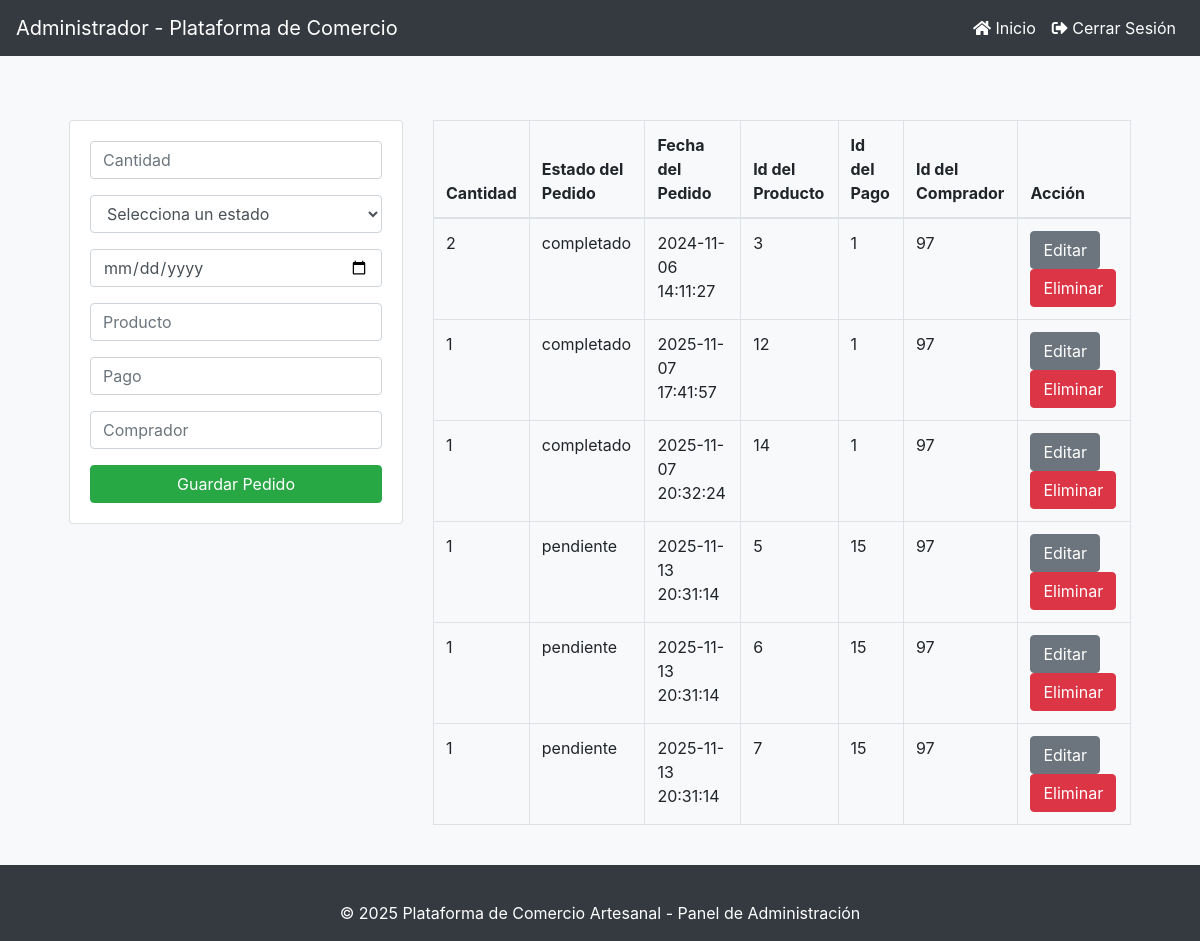
Before: /Dashboard/Funciones_db/Crud_administrador/pedidos/index.php with the older database file.
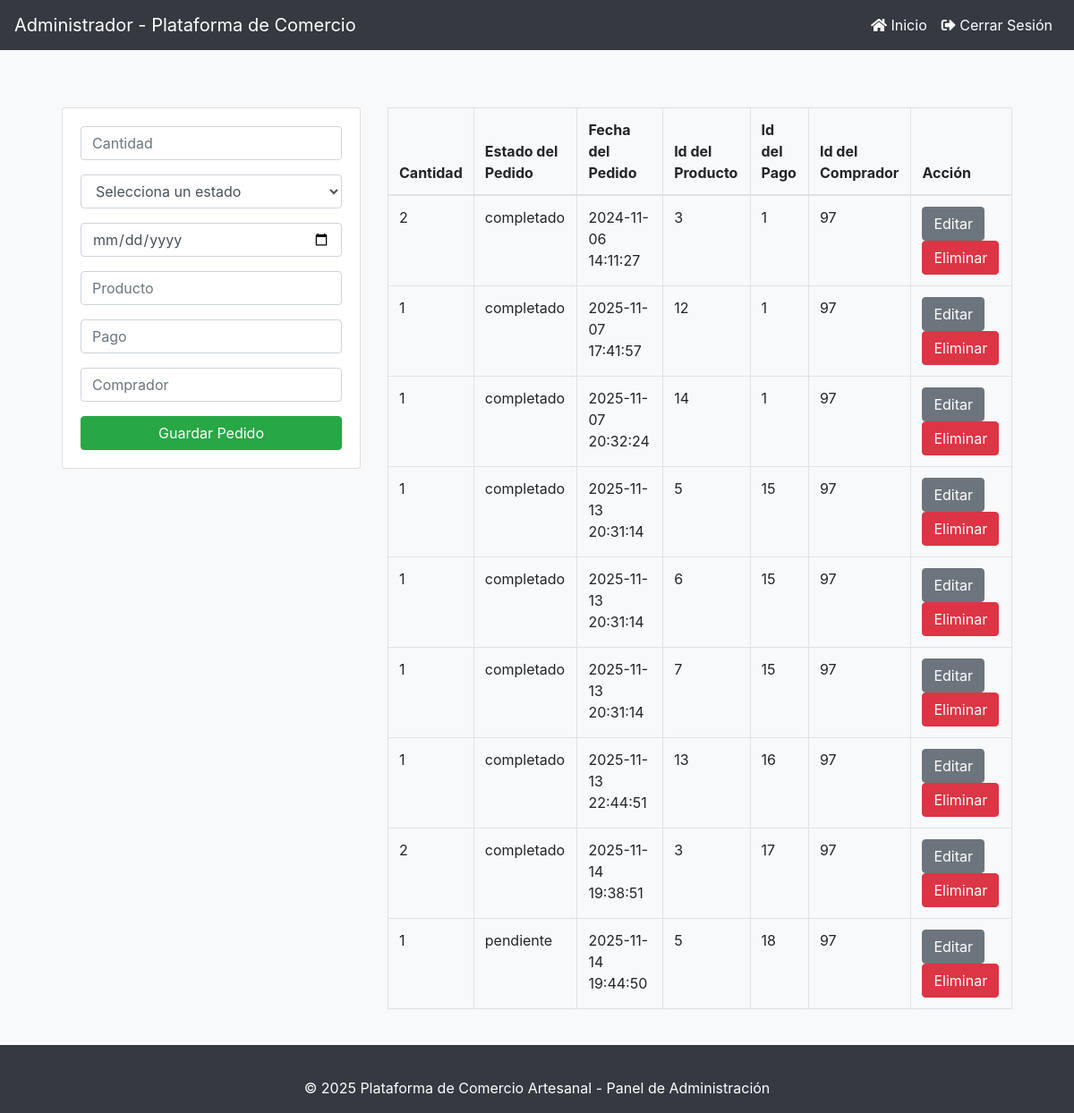
After: the same page with the newer database file.
### tables this page shows
CREATE TABLE `pedido_carrito` (
  `id_pedido_carrito` int(11) NOT NULL,
  `cantidad` int(11) NOT NULL,
  `estado_pedido` enum('pendiente','completado','cancelado') NOT NULL,
  `fecha_pedido` datetime NOT NULL,
  `costo_envio` decimal(10,2) DEFAULT NULL,
  `pdf_factura` blob DEFAULT NULL,
  `id_producto` int(11) NOT NULL,
  `id_pago` int(11) NOT NULL,
  `id_comprador` int(11) NOT NULL,
  `id_ubicacion` int(11) NOT NULL
);

### Dashboard/Funciones_db/Crud_administrador/pedidos/index.php (the view, shortened to what this page needs)
<?php include('../includes/db.php'); ?>
<?php include('../includes/header.php'); ?>
<main class="container p-4">
    <div class="row">
        <div class="col-md-4">
            <div class="card card-body">
                <form action="save.php" method="POST">
                    <div class="form-group mb-3">
                        <input type="number" name="cantidad" class="form-control" placeholder="Cantidad" required autofocus>
                    </div>
                    <div class="form-group mb-3">
                        <select name="estado_pedido" class="form-control" required>
                            <option value="">Selecciona un estado</option>
                        </select>
                    </div>
                    <div class="form-group mb-3">
                        <input type="date" name="fecha_pedido" class="form-control" placeholder="Fecha del Pedido" required>
                    </div>
                    <div class="form-group mb-3">
                        <input type="number" name="id_producto" class="form-control" placeholder="Producto" required>
                    </div>
                    <div class="form-group mb-3">
                        <input type="number" name="id_pago" class="form-control" placeholder="Pago" required>
                    </div>
                    <div class="form-group mb-3">
                        <input type="number" name="id_comprador" class="form-control" placeholder="Comprador" required>
                    </div>
                    <input type="submit" class="btn btn-success btn-block" name="save" value="Guardar Pedido">
                </form>
            </div>
        </div>
        <div class="col-md-8">
            <table class="table table-bordered">
                <thead>
                    <tr>
                        <th>Cantidad</th>
                        <th>Estado del Pedido</th>
                        <th>Fecha del Pedido</th>
                        <th>Id del Producto</th>
                        <th>Id del Pago</th>
                        <th>Id del Comprador</th>
                        <th>Acción</th>
                    </tr>
                </thead>
                <tbody>
                    <?php
                    $query = "SELECT * FROM pedido_carrito";
                    $result_pedido_carrito = mysqli_query($conn, $query);
                    while($row = mysqli_fetch_assoc($result_pedido_carrito)) { ?>
                        <tr>
                            <td><?php echo $row['cantidad']; ?></td>
                            <td><?php echo $row['estado_pedido']; ?></td>
                            <td><?php echo $row['fecha_pedido']; ?></td>
                            <td><?php echo $row['id_producto']; ?></td>
                            <td><?php echo $row['id_pago']; ?></td>
                            <td><?php echo $row['id_comprador']; ?></td>
                            <td>
                                <a href="edit.php?id_pedido_carrito=<?php echo $row['id_pedido_carrito'] ?>" class="btn btn-secondary">
                                    Editar
                                </a>
                                <a href="delete.php?id_pedido_carrito=<?php echo $row['id_pedido_carrito'] ?>" class="btn btn-danger">
                                    Eliminar
                                </a>
                            </td>
                        </tr>
                    <?php } ?>
                </tbody>
            </table>
        </div>
    </div>
</main>
<?php include('../includes/footer.php'); ?>

### Dashboard/Funciones_db/Crud_administrador/includes/header.php (shortened to what this page needs)
<!DOCTYPE html>
<html lang="es">
<head>
    <link rel="stylesheet" href="https://stackpath.bootstrapcdn.com/bootstrap/4.5.2/css/bootstrap.min.css">
    <link rel="stylesheet" href="https://cdnjs.cloudflare.com/ajax/libs/font-awesome/5.15.1/css/all.min.css">
</head>
<body>
<nav class="navbar navbar-expand-lg navbar-dark">
    <a class="navbar-brand" href="index.php">Administrador - Plataforma de Comercio</a>
    <div class="collapse navbar-collapse" id="navbarNav">
        <ul class="navbar-nav ml-auto">
            <li class="nav-item">
                <a class="nav-link" href="../../../Dashboard_administrador.php"><i class="fas fa-home"></i> Inicio</a>
            </li>
            <li class="nav-item">
                <a class="nav-link" href="../../../../index.php"><i class="fas fa-sign-out-alt"></i> Cerrar Sesión</a>
            </li>
        </ul>
    </div>
</nav>
<main class="container">

### Dashboard/Funciones_db/Crud_administrador/includes/footer.php (shortened to what this page needs)
</main>
<footer class="footer bg-dark text-white">
    <div class="container text-center py-3">
        <span>© 2025 Plataforma de Comercio Artesanal - Panel de Administración</span>
    </div>
</footer>
</body>
</html>

### Dashboard/Funciones_db/Crud_administrador/includes/header.php (style rules this page uses)
body { background-color: #f8f9fa; }
.navbar { background-color: #343a40; }
.navbar-brand, .nav-link { color: #ffffff !important; }
.container { margin-top: 20px; }
.card-body { background-color: #ffffff; }

### Dashboard/Funciones_db/Crud_administrador/includes/footer.php (style rules this page uses)
html, body { height: 100%; }
body { display: flex; flex-direction: column; }
main { flex: 1; }
.footer { position: relative; bottom: 0; width: 100%; }

Changed rows visible on the page:
changed pedido_carrito (number 4 of 9 on the later page): estado_pedido "pendiente" → "completado"
changed pedido_carrito (number 5 of 9 on the later page): estado_pedido "pendiente" → "completado"
changed pedido_carrito (number 6 of 9 on the later page): estado_pedido "pendiente" → "completado"
added pedido_carrito: cantidad "1", estado_pedido "completado", fecha_pedido "2025-11-13 22:44:51", id_producto "13", id_pago "16", id_comprador "97"
added pedido_carrito: cantidad "2", estado_pedido "completado", fecha_pedido "2025-11-14 19:38:51", id_producto "3", id_pago "17", id_comprador "97"
added pedido_carrito: cantidad "1", estado_pedido "pendiente", fecha_pedido "2025-11-14 19:44:50", id_producto "5", id_pago "18", id_comprador "97"
